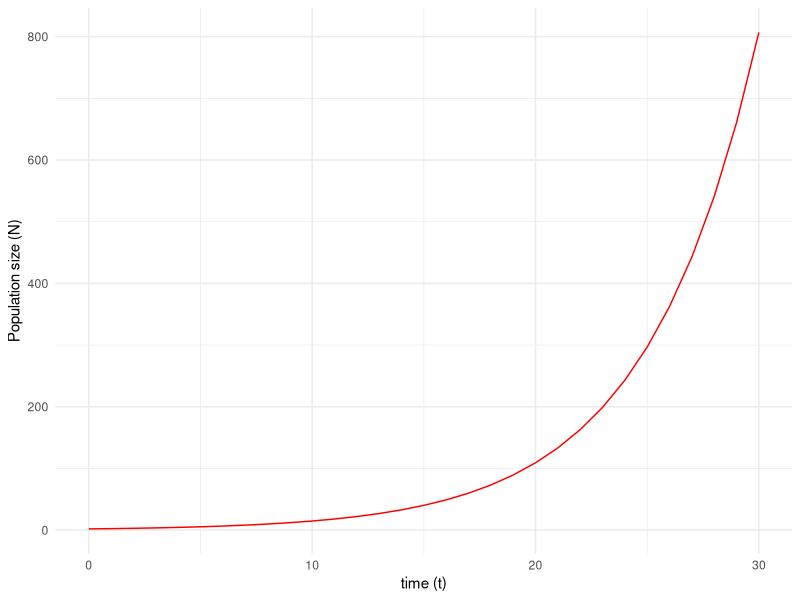
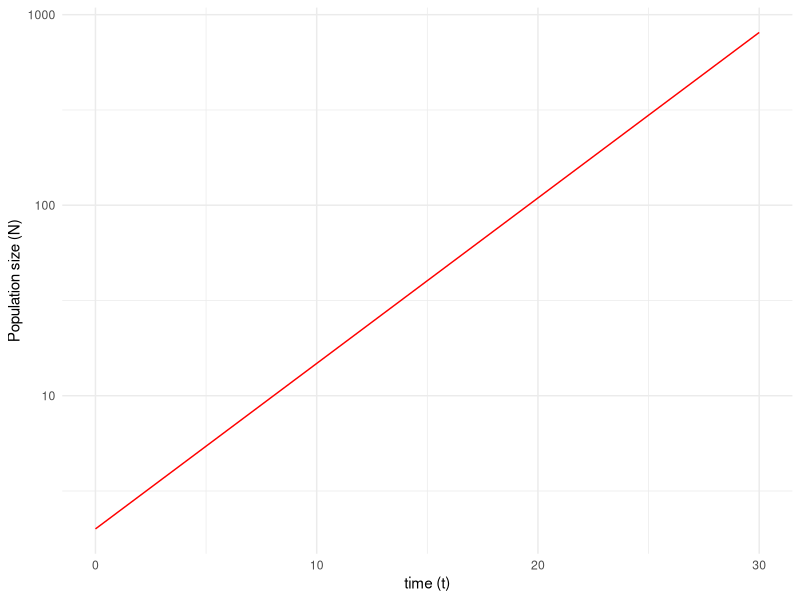
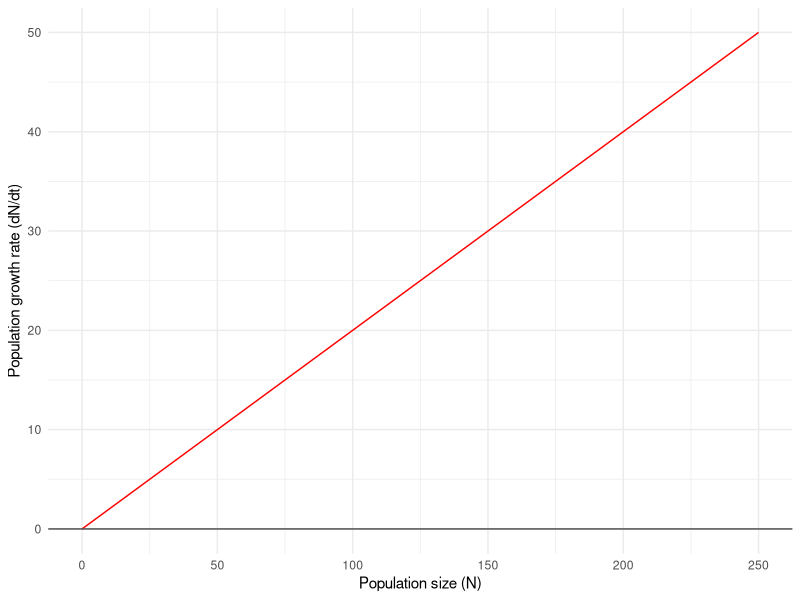
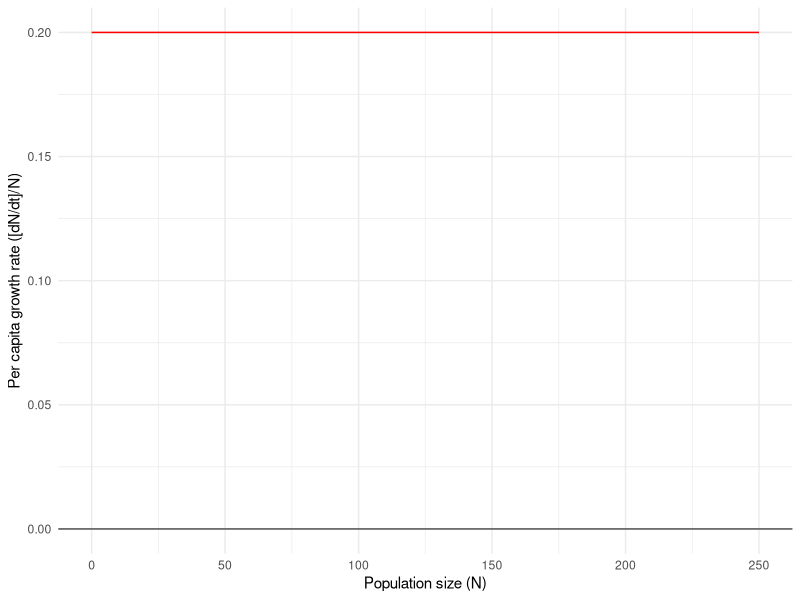
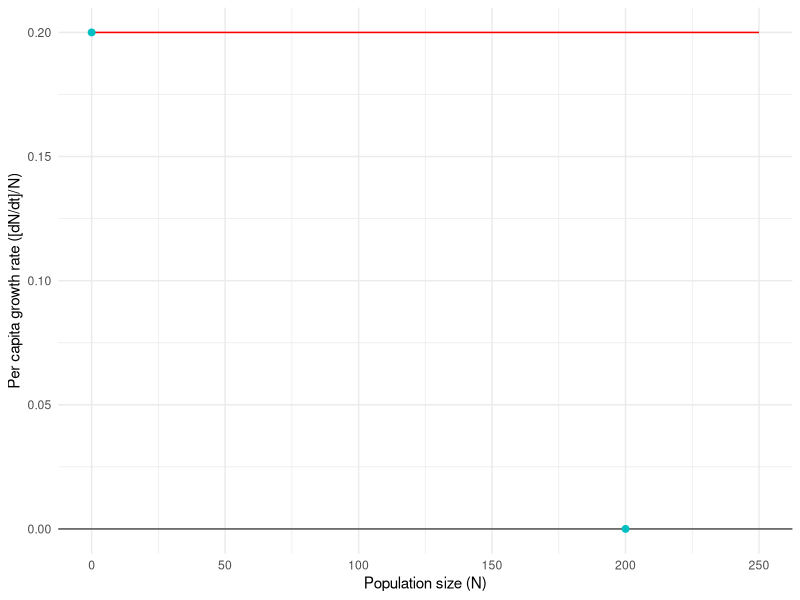
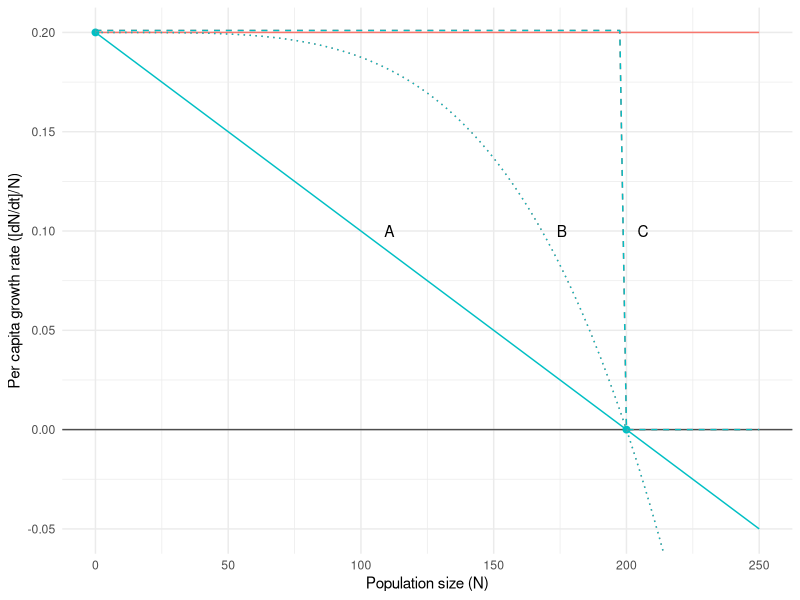
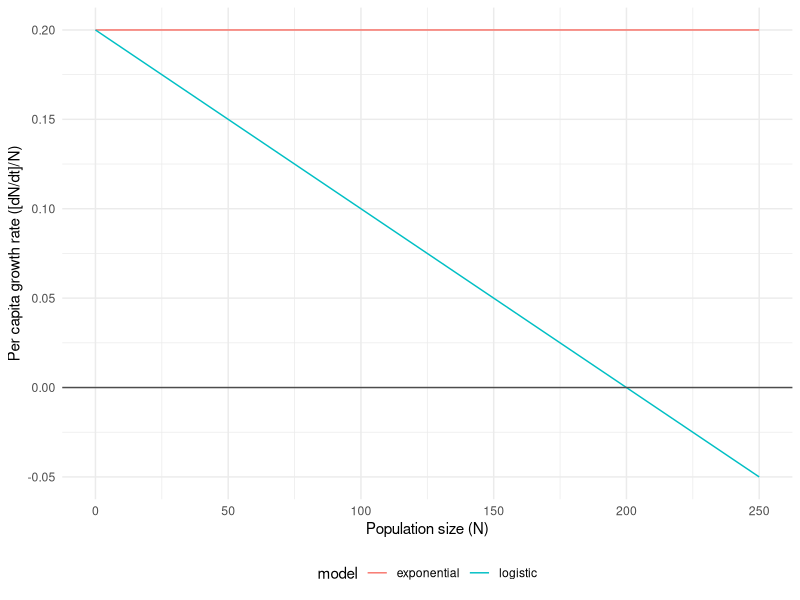
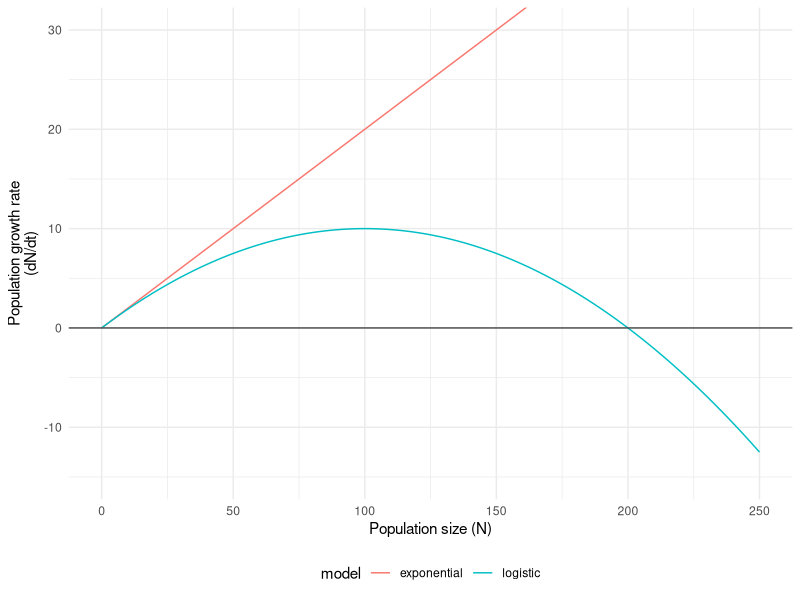

Here is the R script that generated these plots, in order: (Note: this script raises an error after producing the figures.)
## ---- chunk 1
library(tufte)
# invalidate cache when the tufte version changes
knitr::opts_chunk$set(tidy = FALSE, 
                      message = FALSE, 
                      warning = FALSE,
                      echo = FALSE,
                      cache.extra = packageVersion('tufte'))
options(htmltools.dir.version = FALSE)
## ---- chunk 2
library(tidyverse)
library(scales) # for prettier axis labels
theme_set(theme_minimal())
## ---- chunk 3
df <- tibble(t=0:30, 
             N=2*exp(0.2*t)  
         )

ggplot(df, aes(t, N)) +
  geom_line(color="red") + 
  labs(x= "time (t)", 
       y="Population size (N)") 

last_plot() + scale_y_log10()
## ---- chunk 4
ggplot(tibble(x=0:250, y=x*0.2), aes(x, y)) +
  geom_line(color="red") + 
  geom_hline(yintercept=0, color="gray30") + 
  labs(x="Population size (N)", 
       y="Population growth rate (dN/dt)")
## ---- chunk 5
ggplot(tibble(x=0:250, y=0.2), aes(x, y)) +
  geom_line(color="red") + 
  geom_hline(yintercept=0, color="gray30") + 
  labs(x="Population size (N)", 
       y="Per capita growth rate ([dN/dt]/N)")
## ---- chunk 6
ggplot(tibble(x=0:250, y=0.2), aes(x, y)) +
  geom_line(color="red") + 
  geom_hline(yintercept=0, color="gray30") + 
  geom_point(data=data.frame(x=c(0,200), y=c(0.2,0)), color="#00BFC4", size=2) + 
  labs(x="Population size (N)", 
       y="Per capita growth rate ([dN/dt]/N)")
## ---- chunk 7
df <- expand.grid(N=0:250, model=c("exponential", "logistic"))
df <- df %>% 
  mutate(percap=ifelse(model=="logistic", 0.2-N*0.2/200, 0.2) )

ggplot(df, aes(N, percap, color=model)) +
  geom_line() + 
  geom_hline(yintercept=0, color="gray30") + 
  geom_point(data=data.frame(N=c(0,200), percap=c(0.2,0)),
             color="#00BFC4", size=2) + 
  stat_function(fun=function(x){ifelse(x<200, 0.201, 0)},
                linetype=2) + 
  stat_function(fun=function(x){0.2*(1-x^4/200^4)},
                linetype=3) + 
  annotate(geom="text", x=c(105, 170, 200), y=0.1, 
           label=c("A","B","C"), hjust=-1) + 
  labs(x="Population size (N)", 
       y="Per capita growth rate ([dN/dt]/N)") + 
  coord_cartesian(ylim=c(-0.05, 0.2)) + 
  theme(legend.position="none")
## ---- chunk 8
df <- expand.grid(N=0:250, model=c("exponential", "logistic"))
df <- df %>% 
  mutate(percap=ifelse(model=="logistic", 0.2-N*0.2/200, 0.2) )

ggplot(df, aes(N, percap, color=model)) +
  geom_line() + 
  geom_hline(yintercept=0, color="gray30") + 
  labs(x="Population size (N)", 
       y="Per capita growth rate ([dN/dt]/N)") + 
  theme(legend.position="bottom")
## ---- chunk 9
df <- df %>% mutate(growth=ifelse(model=="logistic", 0.2*N*(1-N/200),  0.2*N) )

ggplot(df, aes(N, growth, color=model)) +
  geom_line() + 
  geom_hline(yintercept=0, color="gray30") + 
  labs(x="Population size (N)", 
       y="Population growth rate\n(dN/dt)") + 
  theme(legend.position="bottom") + 
  coord_cartesian(ylim=c(-15,30))
## ---- chunk 10
tibble(time=c(0,60), N=c(0, 250)) %>% 
  ggplot(., aes(time, N)) +
  geom_blank() + 
  annotate(geom="text", x=0, y=200, label="k", hjust=1.1) + 
  annotate(geom="point",x=0, y=1)
## ---- chunk 11
df <- expand.grid(t=0:60, model=c("exponential", "logistic"))
df <- df %>% 
  mutate(N=ifelse(model=="logistic", 
                  200/(1+(200/2-1)*exp(-0.2*t) ), 
                  2*exp(0.2*t) ) 
         )

A <- ggplot(df, aes(t, N, color=model)) +
  geom_line() + 
  labs(x= "time (t)", 
       y="Population size (N)") + 
  theme(legend.position="bottom") 
A + coord_cartesian(ylim=c(0,400))
A + scale_y_log10()
## ---- chunk 12
knitr::include_graphics("Paurelia_Pcaudatum.png", dpi=425)
